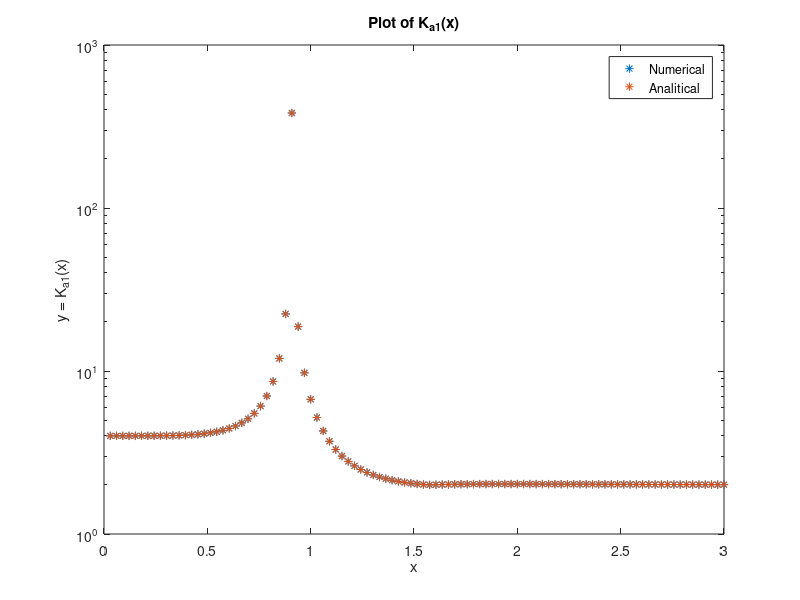

This chart was generated by the following MATLAB code:
% clear previous experiment results
clc, clearvars, close all;

% define domain and function
x = linspace(0,3,100);
y = cos(x)./x.^3 - x.^2;
eta = 1e-08;

% calculate T numerically
T1 = abs((cos(x) ./ x.^3)./y);
T2 = abs((-1* x.^2)./y);

% calculate T analiticaly (formula calculated in the report)
tx_analitical = 3*T1 + T2 + 1;

% begin of numerical calculations
tx_numerical = zeros(1, 100);

% create a function that creates a vector of random values: -1 or 1
rand_sign_vec = @() (randi(2,1,5)-1.5)*2;
for i = 1:300
    en = eta * rand_sign_vec();
    v1 = T1 * (1+en(1));
    v2 = T1 * (1+en(2));
    v3 = T1 * (1+en(3));
    v4 = T2 * (1+en(4));
    v5 = (1+en(5));
    ytilde = v1+v2+v3+v4+v5;
    tx_numerical = max(tx_numerical, ytilde);
end

% plot results to validate both methods result in simmilar results
semilogy(x,tx_numerical, '*');
hold on 
semilogy(x,tx_analitical, '*');
title("Plot of K_{a1}(x)"), xlabel("x"), ylabel("y = K_{a1}(x)"),
legend("Numerical", "Analitical")
